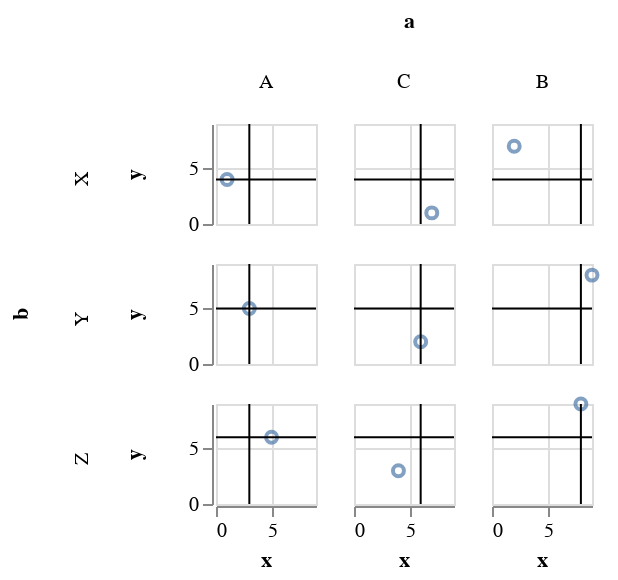

This figure's Vega-Lite source:
### Vega specification from a JSON file in a GitHub repository (floating-point values rounded to 4 significant figures)
{"$schema": "https://vega.github.io/schema/vega/v4.json", "description": "A simple bar chart with embedded data.", "autosize": "pad", "padding": 5, "data": [{"name": "source_0", "values": [{"a": "A", "b": "X", "x": 1, "y": 4}, {"a": "A", "b": "Y", "x": 3, "y": 5}, {"a": "A", "b": "Z", "x": 5, "y": 6}, {"a": "B", "b": "X", "x": 2, "y": 7}, {"a": "B", "b": "Y", "x": 9, "y": 8}, {"a": "B", "b": "Z", "x": 8, "y": 9}, {"a": "C", "b": "X", "x": 7, "y": 1}, {"a": "C", "b": "Y", "x": 6, "y": 2}, {"a": "C", "b": "Z", "x": 4, "y": 3}]}, {"name": "data_0", "source": "source_0", "transform": [{"type": "window", "params": [null], "as": ["median_x_by_a"], "ops": ["median"], "fields": ["x"], "sort": {"field": [], "order": []}, "groupby": ["a"], "frame": [null, null]}, {"type": "window", "params": [null], "as": ["median_y_by_b"], "ops": ["median"], "fields": ["y"], "sort": {"field": [], "order": []}, "groupby": ["b"], "frame": [null, null]}, {"type": "window", "params": [null], "as": ["median_y_by_b"], "ops": ["median"], "fields": ["y"], "sort": {"field": [], "order": []}, "groupby": ["b"], "frame": [null, null]}, {"type": "window", "params": [null], "as": ["median_x_by_a"], "ops": ["median"], "fields": ["x"], "sort": {"field": [], "order": []}, "groupby": ["a"], "frame": [null, null]}]}, {"name": "column_domain", "source": "data_0", "transform": [{"type": "aggregate", "groupby": ["a"], "fields": ["x"], "ops": ["median"], "as": ["median_x"]}]}, {"name": "row_domain", "source": "data_0", "transform": [{"type": "aggregate", "groupby": ["b"], "fields": ["y"], "ops": ["median"], "as": ["median_y"]}]}, {"name": "data_2", "source": "data_0", "transform": [{"type": "aggregate", "groupby": ["b", "a"], "ops": ["median", "median"], "fields": ["median_y_by_b", "median_x_by_a"], "as": ["median_median_y_by_b", "median_median_x_by_a"]}]}], "signals": [{"name": "child_width", "value": 50}, {"name": "child_height", "value": 50}], "layout": {"padding": {"row": 10, "column": 10}, "offset": {"rowTitle": 10, "columnTitle": 10}, "columns": {"signal": "length(data('column_domain'))"}, "bounds": "full", "align": "all"}, "marks": [{"name": "row-title", "type": "group", "role": "row-title", "title": {"text": "b", "offset": 10, "orient": "left", "style": "guide-title"}}, {"name": "column-title", "type": "group", "role": "column-title", "title": {"text": "a", "offset": 10, "style": "guide-title"}}, {"name": "row_header", "type": "group", "role": "row-header", "from": {"data": "row_domain"}, "sort": {"field": "datum[\"median_y\"]", "order": "ascending"}, "title": {"text": {"signal": "''+parent[\"b\"]"}, "offset": 10, "orient": "left", "style": "guide-label", "baseline": "middle"}, "encode": {"update": {"height": {"signal": "child_height"}}}, "axes": [{"scale": "y", "orient": "left", "grid": false, "title": "y", "labelOverlap": true, "tickCount": {"signal": "ceil(child_height/40)"}, "zindex": 1}]}, {"name": "column_header", "type": "group", "role": "column-header", "from": {"data": "column_domain"}, "sort": {"field": "datum[\"median_x\"]", "order": "ascending"}, "title": {"text": {"signal": "''+parent[\"a\"]"}, "offset": 10, "style": "guide-label", "baseline": "middle"}, "encode": {"update": {"width": {"signal": "child_width"}}}}, {"name": "column_footer", "type": "group", "role": "column-footer", "from": {"data": "column_domain"}, "sort": {"field": "datum[\"median_x\"]", "order": "ascending"}, "encode": {"update": {"width": {"signal": "child_width"}}}, "axes": [{"scale": "x", "orient": "bottom", "grid": false, "title": "x", "labelFlush": true, "labelOverlap": true, "tickCount": {"signal": "ceil(child_width/40)"}, "zindex": 1}]}, {"name": "cell", "type": "group", "style": "cell", "from": {"facet": {"name": "facet", "data": "data_0", "groupby": ["b", "a"], "aggregate": {"cross": true, "fields": ["median_y_by_b", "median_x_by_a"], "ops": ["max", "max"], "as": ["median_y_by_b", "median_x_by_a"]}}}, "sort": {"field": ["datum[\"median_y_by_b\"]", "datum[\"median_x_by_a\"]"], "order": ["ascending", "ascending"]}, "data": [{"source": "facet", "name": "data_0", "transform": [{"type": "aggregate", "groupby": [], "ops": ["median", "median"], "fields": ["median_y_by_b", "median_x_by_a"], "as": ["median_median_y_by_b", "median_median_x_by_a"]}]}], "encode": {"update": {"width": {"signal": "child_width"}, "height": {"signal": "child_height"}}}, "marks": [{"name": "child_layer_0_marks", "type": "symbol", "style": ["point"], "from": {"data": "facet"}, "encode": {"update": {"opacity": {"value": 0.7}, "fill": [{"test": "datum[\"x\"] === null || isNaN(datum[\"x\"]) || datum[\"y\"] === null || isNaN(datum[\"y\"])", "value": null}, {"value": "transparent"}], "stroke": [{"test": "datum[\"x\"] === null || isNaN(datum[\"x\"]) || datum[\"y\"] === null || isNaN(datum[\"y\"])", "value": null}, {"value": "#4c78a8"}], "tooltip": {"signal": "{\"x\": format(datum[\"x\"], \"\"), \"y\": format(datum[\"y\"], \"\")}"}, "x": {"scale": "x", "field": "x"}, "y": {"scale": "y", "field": "y"}}}}, {"name": "child_layer_1_marks", "type": "rule", "style": ["rule"], "from": {"data": "data_0"}, "encode": {"update": {"stroke": [{"test": "datum[\"median_median_x_by_a\"] === null || isNaN(datum[\"median_median_x_by_a\"])", "value": null}, {"value": "black"}], "tooltip": {"signal": "{\"Median of median_x_by_a\": format(datum[\"median_median_x_by_a\"], \"\")}"}, "x": {"scale": "x", "field": "median_median_x_by_a"}, "y": {"field": {"group": "height"}}, "y2": {"value": 0}}}}, {"name": "child_layer_2_marks", "type": "rule", "style": ["rule"], "from": {"data": "data_0"}, "encode": {"update": {"stroke": [{"test": "datum[\"median_median_y_by_b\"] === null || isNaN(datum[\"median_median_y_by_b\"])", "value": null}, {"value": "black"}], "tooltip": {"signal": "{\"Median of median_y_by_b\": format(datum[\"median_median_y_by_b\"], \"\")}"}, "x": {"value": 0}, "y": {"scale": "y", "field": "median_median_y_by_b"}, "x2": {"field": {"group": "width"}}}}}], "axes": [{"scale": "x", "orient": "bottom", "gridScale": "y", "grid": true, "tickCount": {"signal": "ceil(child_width/40)"}, "domain": false, "labels": false, "maxExtent": 0, "minExtent": 0, "ticks": false, "zindex": 0}, {"scale": "y", "orient": "left", "gridScale": "x", "grid": true, "tickCount": {"signal": "ceil(child_height/40)"}, "domain": false, "labels": false, "maxExtent": 0, "minExtent": 0, "ticks": false, "zindex": 0}]}], "scales": [{"name": "x", "type": "linear", "domain": {"fields": [{"data": "data_0", "field": "x"}, {"data": "data_2", "field": "median_median_x_by_a"}]}, "range": [0, {"signal": "child_width"}], "nice": true, "zero": true}, {"name": "y", "type": "linear", "domain": {"fields": [{"data": "data_0", "field": "y"}, {"data": "data_2", "field": "median_median_y_by_b"}]}, "range": [{"signal": "child_height"}, 0], "nice": true, "zero": true}], "config": {"axisY": {"minExtent": 30}}}
